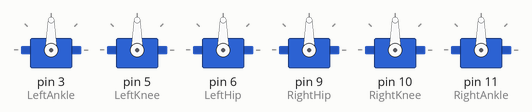
Bench run of a sketch on a simulated Arduino Uno, built with avr-gcc and run on an emulated ATmega328P. Parts: 6 × servo.

Above: at 0.05 s.
At 1.45 s:
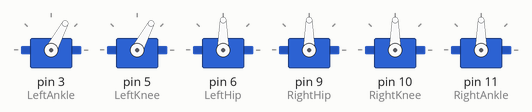
At 2.75 s:
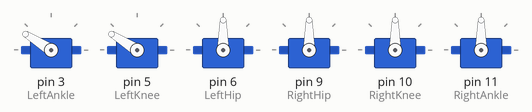
At 5.45 s:
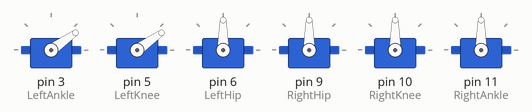
Timing chart, 0 to 7.1 s (numbered marks = the images above):
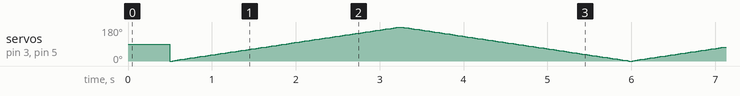

The sketch:

ServoControl.ino
```cpp
/* ServoControl

*/

#include <Servo.h>

Servo LeftAnkle;  // create servo object to control LeftHip - joint angle 1
Servo LeftKnee;   // joint angle (ja) 2
Servo LeftHip;    // ja 3
Servo RightHip;   //...
Servo RightKnee;
Servo RightAnkle;

//Standing pos:
int pos = 0;    // variable to store the servo position


void setup()
{
  LeftAnkle.attach(3);
  LeftKnee.attach(5);
  LeftHip.attach(6);
  RightHip.attach(9);
  RightKnee.attach(10);
  RightAnkle.attach(11);
}

void loop()
{

 //myservo.write(0);
 delay(500);
 while(1){
  for(pos = 0; pos <= 180; pos += 1) // goes from 0 degrees to 180 degrees
  {                                  // in steps of 1 degree
    LeftAnkle.write(pos);              // tell servo to go to position in variable 'pos'
    LeftKnee.write(pos);
    delay(15);                       // waits 15ms for the servo to reach the position
  }
  for(pos = 180; pos>=0; pos-=1)     // goes from 180 degrees to 0 degrees
  {
    LeftAnkle.write(pos);              // tell servo to go to position in variable 'pos'
    LeftKnee.write(pos);
    delay(15);                       // waits 15ms for the servo to reach the position
  }
 }
}
```
